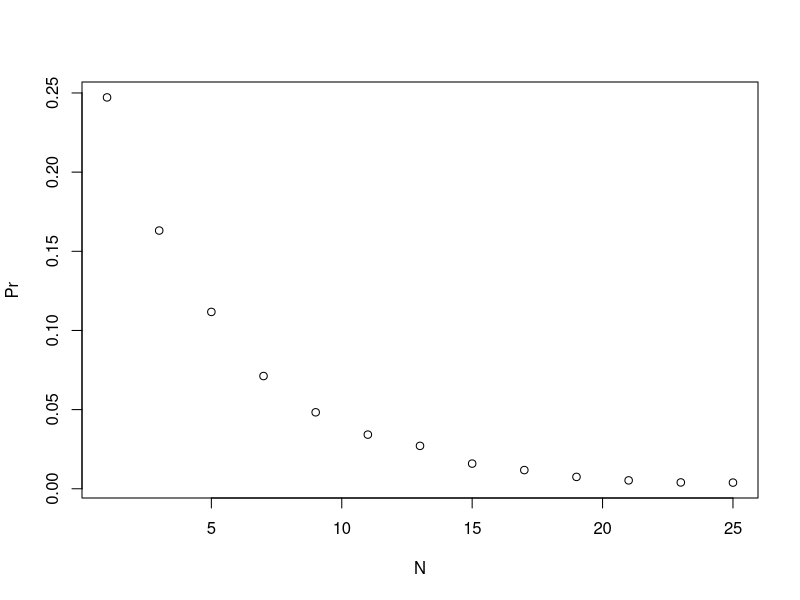

R code for this plot:
# Repeat the previous exercise, but now keep the probability that team wins 
# fixed at p <- 0.75 and compute the probability for different series lengths.
# For example, wins in best of 1 game, 3 games, 5 games, and so on through a series that lasts 25 games.


# Given a value 'p', the probability of winning the series for the underdog team B can be computed with the following function based on a Monte Carlo simulation:
prob_win <- function(N, p=0.75){
  B <- 10000
  result <- replicate(B, {
    b_win <- sample(c(1,0), N, replace = TRUE, prob = c(1-p, p))
    sum(b_win)>=(N+1)/2
  })
  mean(result)
}

# Assign the variable 'N' as the vector of series lengths. Use only odd numbers ranging from 1 to 25 games.
N <- seq(1, 25, 2)

# Apply the 'prob_win' function across the vector of series lengths to determine the probability that team B will win. Call this object `Pr`.
Pr <- sapply(N, prob_win)

# Plot the number of games in the series 'N' on the x-axis and 'Pr' on the y-axis.
plot(N, Pr)
